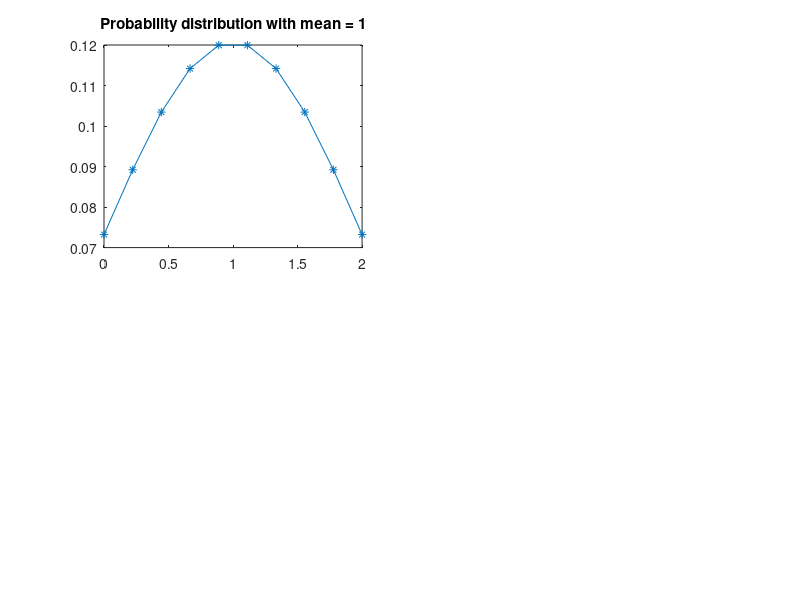

The MATLAB source for this figure: (Note: this script raises an error after producing the figure.)
clear;close all;
%% Test Hb dissociation look up table
alpha = 1.3e-6*1e3;  % O2 solubility  in water/plasma(mM/mmHg)
CHb   = 0.021*1e3;   % Hb binding site conc (mmol/L of RBC's)
Hct   = 0.40;    % hematocrit (unitless)
C0    = CHb*Hct; % blood oxygen binding capacity (mol/L)
n     = 2.7;     % Hill exponent
P50   = 27;      % half-max saturation of Hb
beta  = 16800*1e-3; % O2 solubility in air (mmHg/mM)

HbLookUp = load('Lookup.mat'); %outputs Hb dissociation curve lookup table
HbDisP = HbLookUp.LOOK.Plookup;
HbDisC = HbLookUp.LOOK.Clookup;
% Ceq = zeros(size(HbDisP));
% for iqs = 1:length(HbDisP)
%     Ceq(iqs) = alpha*HbDisP(iqs)+C0*((HbDisP(iqs)^n)/(HbDisP(iqs)^n+P50^n)); % transform to Pa
% end
% test interp1
% Cx = 1:1.7:12;
% Pvdist = interp1(HbDisC, HbDisP,Cx , "linear");
% plot(HbDisP, HbDisC, HbDisP, Ceq, '--', Pvdist, Cx, 'x-', 'Linewidth', 2);

%% Prepare pseudo-random continuous distribution
N = 10;
SD = 1;
% SD = 2.5e-1;

% N = 20;
% SD = 1e-1;

in = linspace(0.0, 2, N);
% normal probability distribution density
bell = normpdf(in, 1, SD);

% cut off low probabilities for compuational reasons
trashold = 1e-3;
in = in(bell>trashold);
bell = bell(bell>trashold);
N = numel(bell);

Prng = in/ mean(in); % Probability sweep with mean of 1
Pd = bell / sum(bell); % probability distribution with sum of one
% sum

% plot(Qdist, Qpd, Qdist, bell2)
% figure;plot(Vdist, '*');
% plot(Pd, '*');

figure(1);clf;subplot(221);
plot(Prng, Pd, '*-');title('Probability distribution with mean = 1');
% bar(vrs, Pd);title(sprintf('Distribution of ventilation among %d elements', N));
% xlabel('Ventilated elements (L/)');
% 
% % distribution of flow
% figure(2);clf;
% bar(vrs, qrs);title('Distribution of flow');

%% parameters
%load optimized diffusion (D) parameter
load('ModelD_optimization_v2_results.mat','JD','DD')
[~, jDpi] = min(JD); DDp = DD(jDpi);D = DDp;

M = 1;
D     = 285/M;      %apparent diffusion (L/min)
Pair  = 150;    %atmospheric oxygen partial pressure (mmHg)
Pin   = 45;     %mixed venous oxygen partial pressure - pulmonary inlet (mmHg)
Vvasc = 1;      %volume of vascular space (ml)
Valv  = 1;      %alveolar volume (ml)
l     = 1; %length of capillary

par = [D Pair Pin alpha beta l M];

%% Run ModelD eval - test the distribution
NN = 500;
tic
Qt = 0.05;Vpt = 0.3;
par(6) = 1;
par(1) = D;
[Pv,Pa,Cvi,Pvi,EPSv,dx] = modelD_SS_relaxation(NN,par,HbDisP,HbDisC,5,5);
t = toc;
fprintf('At Q = %2.2f and Vp  = %2.2f, pO2_{dist} = %2.1f (alv. = %2.1f), in %2.0f ms \n', Qt, Vpt, Pv, Pa, t*1000);
% VQset = 0:0.01:0.2;
% Cvid = zeros(numel(VQset), 1);
% for i = 1:numel(VQset)
%     fprintf('Jedu %2.0f %% \n' , i/numel(VQset)*100);
%     [~,~,C] = modelD_SS_relaxation(NN,par,HbDisP,HbDisC,VQset(i),VQset(i));
%     Cvid(i) = C(end);
% end
% %
% cla;hold on;
% plot(VQset, Cvid, 'o-');
% yl = ylim;
% plot(VQset(isnan(Cvid)), yl(1) + (yl(2)-yl(1))*0.9*ones(size(find(isnan(Cvid)))), 'o-');
% t = toc;
% fprintf('Cvi %1.3f, CviSum %1.3f \n', Cvi(end), Csum);



%% init
% inputs
V = 5;
CO = 5;

vrs = V/N * Prng; % pseudorandom ventilation set
% qrs = CO/N .* ones(1, N); % flow - start simple unmatched
qrs = vrs; % flow matches ventilation 1:1
% Best fit Exponential Curve Fit (exp2)
% a    = 2.3063; b    = 0.1459;  c    = 0.0032;   d    = 0.5296;
% VfunCo = @(CO) a*exp(b*CO) + c*exp(d*CO);
% a = 13.3119; b = 0.0044;c = -18.0414; d = -0.1465;
% COfunV = @(V) a*exp(b*V) + c*exp(d*V);
% qrs = COfunV(vrs*V)/V;

% switching the behaviour
% qrs = CO/N * Vdist;
% vrs = V/N .* ones(1, N);

% qrs as a function of q
% A = struct();
figure(1)
A = calculateDistributedAlveoliD(par, vrs, qrs, Pd, true);

%% save results
% DMR = struct(); % distributed model results
% DMR.CO = CO; % cardiac output
% DMR.Vp = Vpd; % ventilation
% DMR.Pv = Pvdist; % PO2 in pulmonary veins
% DMR.Qpd = Qpd; % flow probability distribution - same for all data points
% DMR.pVascND = pVascND; % non distributed
% DMR.pAlvND = pAlvND;
% snapfile = sprintf('Data\\snapshot_V%d_Q%d.mat', Vps, Qs);
% DMR.snap = load(snapfile).snap; % paralel for snapshot
% 
% save(filename, "DMR");
%% load results
% clear;
% figure(1);clf;
% DMR = load(filename).DMR; % distributed model results
% 
% % DMR = load("Data/DistributedModel_SD_0.mat").DMR; % distributed model results
% % DMR = load("DistributedModel_SD_2e-1.mat").DMR; % distributed model results
% % DMR = load("DistributedModel_SD_1e-3.mat").DMR; % distributed model results
% % N = length(DMR.snap.Qds)*10;
% 
% % DMR.snap.PvNDs = DMR.pVascND(3, 3);
% % DMR.snap.Pvs = DMR.snap.Ps;
% % subplot(131); histogram(dmr.snap.Qds, N, "EdgeAlpha",0.2);
% % subplot(132); histogram(dmr.snap.Pds, N); 
% %%
% subplot(231); cla; hold on;
% % b = DMR.snap.Qds.*DMR.Qpd;
% bar(DMR.snap.Qds, DMR.Qpd/sum(DMR.Qpd)*100);
% title(sprintf('Flow pseudodistribution at N = %d', N));
% ylabel('Count (%)');xlabel('BLood flow');
% % plot(DMR.snap.Qds,DMR.snap.Vds, 'x');
% % title(['Blood flow distribution in alveoli, Q_{total} = ' num2str(round(sum(DMR.snap.Qds), 2)) ' L/min']);
% % xlabel('Q');ylabel('V');
% % Qsm = mean(DMR.snap.Qds);
% % Vsm = mean(DMR.snap.Vds);
% % plot([Qsm Qsm], [min(DMR.snap.Vds) max(DMR.snap.Vds)], 'r--')
% % plot([min(DMR.snap.Qds) max(DMR.snap.Qds)], [Vsm Vsm], 'r--')
% %%
% subplot(232); cla;hold on;
% % plot(DMR.snap.Pds,1:numel(DMR.snap.Qds), 'x'); 
% b = DMR.snap.Qds.*DMR.Qpd;
% bar(DMR.snap.Vds, DMR.Qpd/sum(DMR.Qpd)*100);
% title(sprintf('Flow pseudodistribution at N = %d', N));
% ylabel('Count (%)');xlabel('BLood flow');
% 
% 
% histogram(DMR.snap.Pds, N/10);
% title(['Partial pressure in distributed alveoli, Pa = ' num2str(round(DMR.snap.Pvs, 2))]);
% plot([DMR.snap.PvNds DMR.snap.PvNds], [0 max(ylim)], 'c:', 'LineWidth',1.5)
% plot([DMR.snap.Pvs DMR.snap.Pvs], [0 max(ylim)], 'r--')
% legend('Capillary pO2', '1 comp pO2', 'dist venous pO2', 'Location','northwest')
% xlabel('P_{O2}');ylabel('Count in category');
% 
% subplot(233); cla;hold on;
% [X Y] = meshgrid(DMR.CO, DMR.Vp);
% % surf(X, Y, DMR.Pv');
% contour(X, Y, DMR.pVascND', '--', 'ShowText','on', 'LineWidth',2);
% contour(X, Y, DMR.Pv', '-', 'ShowText','on', 'LineWidth',1);
% 
% xlabel('CO L/min');
% ylabel('V (L/min)');
% zlabel('P_O2 (mmHg)');
% legend('1 comp', 'Distributed')
% colorbar
% % view(2)
% 
% % PLot surf
% subplot(223);cla;hold on;
% surf(X, Y, DMR.pVascND', 'LineStyle','--', 'LineWidth',1);
% surf(X, Y, DMR.Pv', 'LineStyle','-', 'LineWidth',1);
% xlabel('CO L/min');
% ylabel('V (L/min)');
% zlabel('P_O2 (mmHg)');
% colorbar
% % view(2)
% legend('Distributed', 'Single comp')
% 
% % plot Px
% % figure(3);clf;hold on;
% subplot(224);cla;hold on;
% serco = 1:1:numel(DMR.CO); % selected range CO
% servp = 3:3:numel(DMR.Vp);% selected range Vp
% plot(DMR.CO(serco), DMR.pVascND(serco, servp), 'o-');
% set(gca, 'ColorOrderIndex', 1)
% plot(DMR.CO(serco), DMR.Pv(serco, servp), 'x--');
% xlabel('whole organ CO (L/min)');ylabel('pO2 (mmHg)')
% title('Distributed alveoli with normal distribution of flow at Vp rates')
% legend(string([DMR.Vp(servp) DMR.Vp(servp)]), 'NumColumns',2)
% % legend('Single compartment', 'Distributed')
% % legend('SD = 0.001', 'SD = 0.1','SD = 1');
% saveas(gcf, sprintf("figures/DistributedModelD_VQ_SD_%1.1e.fig", SD));
% saveas(gcf, sprintf("figures/DistributedModelD_VQ_SD_%1.1e.png", SD));